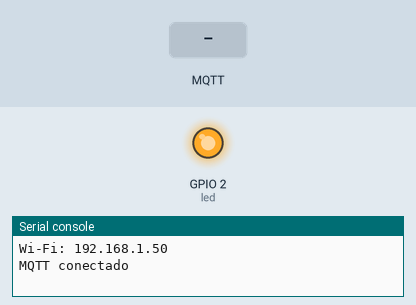
A program run on a simulated ESP32 board running MicroPython. Parts: output pins drawn as LEDs (lit = HIGH), the last lines printed to the serial console. The test bench sets the inputs (shaded band). WiFi joins after 1.5 s; a reset restarts the program; no MQTT or app messages arrive unless stated.

Above: at 2.8 s.
2.9 s: MQTT message "gc" arrives on the first subscribed topic
At 8.1 s:
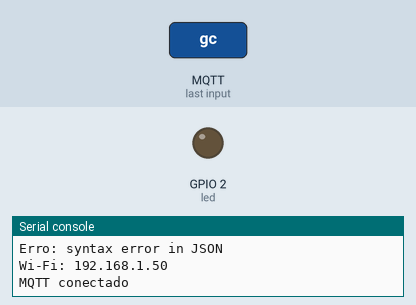
8.6 s: MQTT message "1" arrives on the first subscribed topic
13.6 s: MQTT message "on" arrives on the first subscribed topic
Timing chart, 0 to 24.1 s (numbered marks = the images above; inputs shaded):
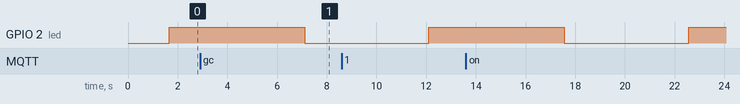

Measured:
- after the input at 2.9 s, GPIO 2 (led): HIGH → LOW after 4.2 s instead of 3.8 s

The program:

main.py
```python
# AdvakMicro — MicroPython
# Gerado pelo Advak 5.0

import machine, time, network, ujson
from umqtt.simple import MQTTClient

# ── Wi-Fi ──
def conectar_wifi(ssid="MinhaRede", senha="senha123"):
    wlan = network.WLAN(network.STA_IF)
    wlan.active(True)
    if not wlan.isconnected():
        wlan.connect(ssid, senha)
        while not wlan.isconnected():
            time.sleep(0.5)
    print("Wi-Fi:", wlan.ifconfig()[0])

# ── MQTT ──
client = None
def conectar_mqtt():
    global client
    client = MQTTClient("advakmicro", "broker.hivemq.com")
    client.set_callback(ao_receber)
    client.connect()
    client.subscribe(b"advak/advakmicro/cmd")
    print("MQTT conectado")

def ao_receber(topico, msg):
    print(f"[{topico.decode()}]: {msg.decode()}")
    dados = ujson.loads(msg)
    # Processe comandos aqui

def publicar(topico, dados):
    if client:
        client.publish(topico.encode(), ujson.dumps(dados).encode())

# ── Sensores ──
led = machine.Pin(2, machine.Pin.OUT)

def ler_sensores():
    return {
        "tempo": time.ticks_ms(),
        "memoria": gc.mem_free() if 'gc' in dir() else 0
    }

# ── Main ──
conectar_wifi()
conectar_mqtt()

while True:
    try:
        client.check_msg()
        dados = ler_sensores()
        publicar("advak/advakmicro/dados", dados)
        led.value(not led.value())
        time.sleep(5)
    except Exception as e:
        print("Erro:", e)
        machine.reset()
```
